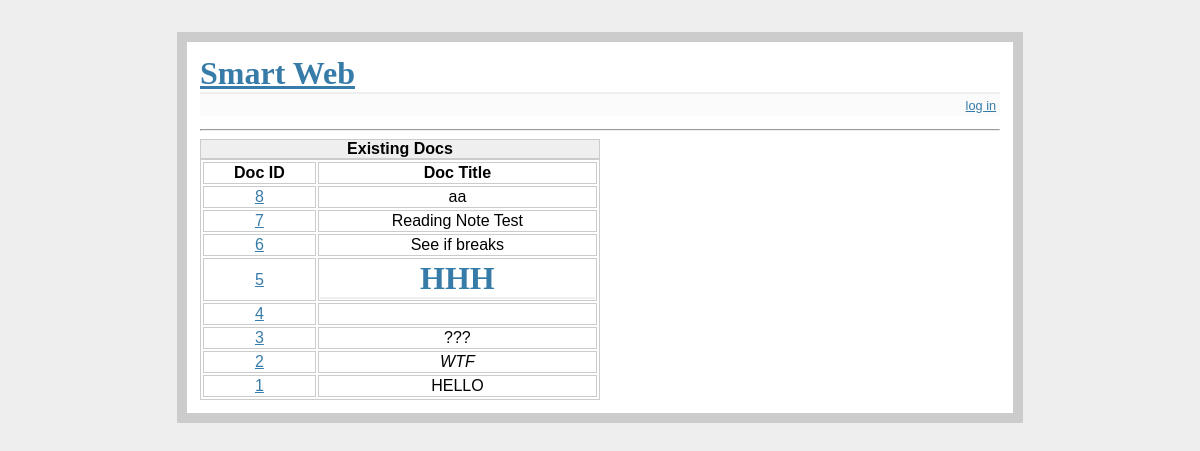
/docs, run on an earlier commit of the app's database.
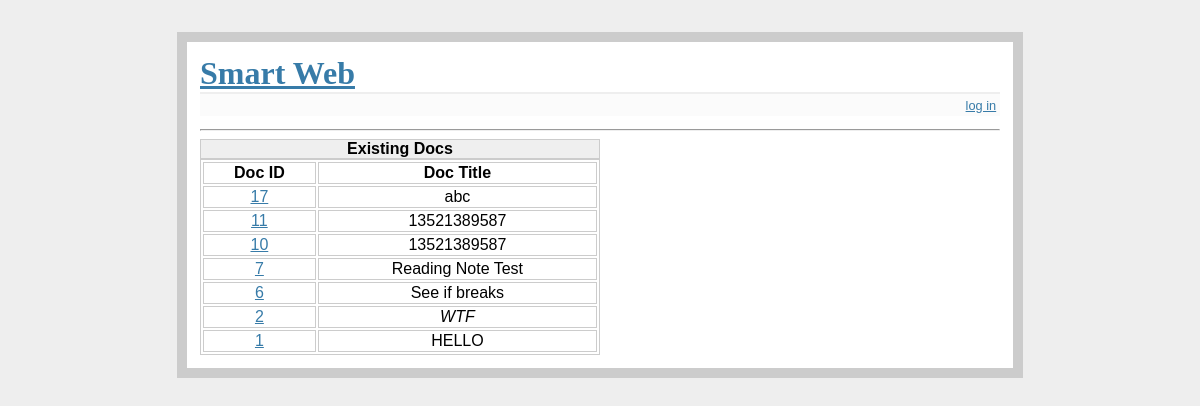
And on a later commit of the database.
### tables this page shows
CREATE TABLE docs (
	id integer primary key autoincrement,
	title text not null,
	content text not null,
	tag_id integer,
	upvote integer,
	downvote integer
);

### server.py (the view, shortened to what this page needs)
@app.route('/docs', methods=['GET', 'POST'])
def docs():
    db = get_db()
    cur = db.execute('select id, title, content, tag_id, upvote, downvote from docs order by id desc')
    doclist = cur.fetchall()
    cur = db.execute('select id, name from tags order by id')
    taglist = cur.fetchall()
    if 'json' != request.args.get('format'):
        return render_template('show_docs.html', doclist=doclist, taglist=taglist)
    else:
        ds = []
        for i in doclist:
            ds.append({"id": i[0], "title": i[1], "tag_id": i[3], "upvote": i[4], "downvote": i[5]})
        return jsonify({'docs': ds})

### server.py (called while the page is built)
def connect_db():
    rv = sqlite3.connect(app.config['DATABASE'])
    rv.row_factory = sqlite3.Row
    return rv

def get_db():
    if not hasattr(g, 'sqlite_db'):
        g.sqlite_db = connect_db()
    return g.sqlite_db

### templates/show_docs.html (shortened to what this page needs)
{% extends "layout.html" %}
{% block body %}
<hr>
<table>
    <caption>Existing Docs</caption>
    <thead>
    <tr>
        <th>Doc ID</th>
        <th>Doc Title</th>
    </tr>
    </thead>
    <tbody>
    {% for doc in doclist %}
    <tr>
        <td><a href="/doc/{{ doc.id }}">{{ doc.id }}</a></td>
        <td>{{ doc.title|safe }}</td>
        {% else %}
        <td>NA</td>
        <td>no docs in db</td>
    </tr>
    {% endfor %}
    </tbody>
</table>
{% endblock %}

What changed in the data, as far as the page shows it:
removed docs: id "8", title "aa"
removed docs: id "5", title "HHH"
removed docs: id "4"
removed docs: id "3", title "???"
added docs: id "17", title "abc"
added docs: id "11", title "13521389587"
added docs: id "10", title "13521389587"
